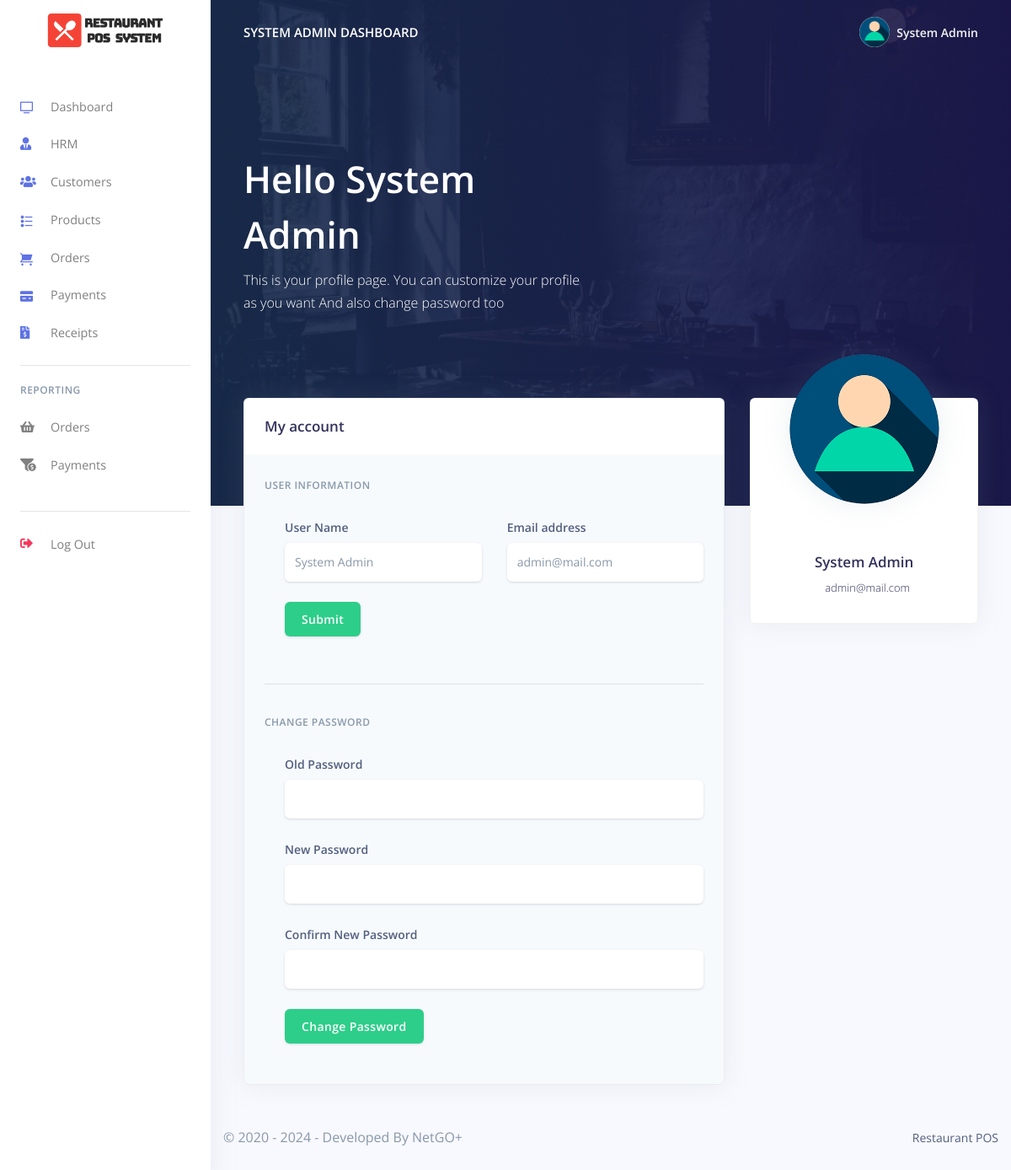
The page /pos/admin/change_profile.php (signed in) on the database its author committed.
### tables this page shows
CREATE TABLE `rpos_admin` (
  `admin_id` varchar(200) NOT NULL,
  `admin_name` varchar(200) NOT NULL,
  `admin_email` varchar(200) NOT NULL,
  `admin_password` varchar(200) NOT NULL
);

### pos/admin/change_profile.php (the view, shortened to what this page needs)
<?php
include('config/config.php');
require_once('partials/_head.php');
?>
<body>
  <?php
  require_once('partials/_sidebar.php');
  ?>
  <div class="main-content">
    <?php
    require_once('partials/_topnav.php');
    $admin_id = $_SESSION['admin_id'];
    $ret = "SELECT * FROM  rpos_admin  WHERE admin_id = '$admin_id'";
    $stmt = $mysqli->prepare($ret);
    $stmt->execute();
    $res = $stmt->get_result();
    while ($admin = $res->fetch_object()) {
    ?>
      <div class="header pb-8 pt-5 pt-lg-8 d-flex align-items-center" style="min-height: 600px; background-image: url(assets/img/theme/restro00.jpg); background-size: cover; background-position: center top;">
        <span class="mask bg-gradient-default opacity-8"></span>
        <div class="container-fluid d-flex align-items-center">
          <div class="row">
            <div class="col-lg-7 col-md-10">
              <h1 class="display-2 text-white">Hello <?php echo $admin->admin_name; ?></h1>
              <p class="text-white mt-0 mb-5">This is your profile page. You can customize your profile as you want And also change password too</p>
            </div>
          </div>
        </div>
      </div>
      <div class="container-fluid mt--8">
        <div class="row">
          <div class="col-xl-4 order-xl-2 mb-5 mb-xl-0">
            <div class="card card-profile shadow">
              <div class="row justify-content-center">
                <div class="col-lg-3 order-lg-2">
                  <div class="card-profile-image">
                    <a href="#">
                      <img src="assets/img/theme/user-a-min.png" class="rounded-circle">
                    </a>
                  </div>
                </div>
              </div>
              <div class="card-body pt-0 pt-md-4">
                <div class="row">
                  <div class="col">
                    <div class="card-profile-stats d-flex justify-content-center mt-md-5">
                      <div>
                      </div>
                      <div>
                      </div>
                      <div>
                      </div>
                    </div>
                  </div>
                </div>
                <div class="text-center">
                  <h3>
                    <?php echo $admin->admin_name; ?></span>
                  </h3>
                  <div class="h5 font-weight-300">
                    <i class="ni location_pin mr-2"></i><?php echo $admin->admin_email; ?>
                  </div>
                </div>
              </div>
            </div>
          </div>
          <div class="col-xl-8 order-xl-1">
            <div class="card bg-secondary shadow">
              <div class="card-header bg-white border-0">
                <div class="row align-items-center">
                  <div class="col-8">
                    <h3 class="mb-0">My account</h3>
                  </div>
                  <div class="col-4 text-right">
                  </div>
                </div>
              </div>
              <div class="card-body">
                <form method="post">
                  <h6 class="heading-small text-muted mb-4">User information</h6>
                  <div class="pl-lg-4">
                    <div class="row">
                      <div class="col-lg-6">
                        <div class="form-group">
                          <label class="form-control-label" for="input-username">User Name</label>
                          <input type="text" name="admin_name" value="<?php echo $admin->admin_name; ?>" id="input-username" class="form-control form-control-alternative" ">
                      </div>
                    </div>
                    <div class=" col-lg-6">
                          <div class="form-group">
                            <label class="form-control-label" for="input-email">Email address</label>
                            <input type="email" id="input-email" value="<?php echo $admin->admin_email; ?>" name="admin_email" class="form-control form-control-alternative">
                          </div>
                        </div>
                        <div class="col-lg-12">
                          <div class="form-group">
                            <input type="submit" id="input-email" name="ChangeProfile" class="btn btn-success form-control-alternative" value="Submit"">
                      </div>
                    </div>
                  </div>
                </div>
              </form>
              <hr>
              <form method =" post">
                            <h6 class="heading-small text-muted mb-4">Change Password</h6>
                            <div class="pl-lg-4">
                              <div class="row">
                                <div class="col-lg-12">
                                  <div class="form-group">
                                    <label class="form-control-label" for="input-username">Old Password</label>
                                    <input type="password" name="old_password" id="input-username" class="form-control form-control-alternative">
                                  </div>
                                </div>
                                <div class="col-lg-12">
                                  <div class="form-group">
                                    <label class="form-control-label" for="input-email">New Password</label>
                                    <input type="password" name="new_password" class="form-control form-control-alternative">
                                  </div>
                                </div>
                                <div class="col-lg-12">
                                  <div class="form-group">
                                    <label class="form-control-label" for="input-email">Confirm New Password</label>
                                    <input type="password" name="confirm_password" class="form-control form-control-alternative">
                                  </div>
                                </div>
                                <div class="col-lg-12">
                                  <div class="form-group">
                                    <input type="submit" id="input-email" name="changePassword" class="btn btn-success form-control-alternative" value="Change Password">
                                  </div>
                                </div>
                              </div>
                            </div>
                          </div>
              </div>
            </div>
          </div>
        </div>
      <?php
      require_once('partials/_footer.php');
    }
      ?>
      </div>
  <?php
  require_once('partials/_sidebar.php');
  ?>
</body>
</html>

### pos/admin/partials/_sidebar.php (shortened to what this page needs)
<?php
$admin_id = $_SESSION['admin_id'];
$ret = "SELECT * FROM  rpos_admin  WHERE admin_id = '$admin_id'";
$stmt = $mysqli->prepare($ret);
$stmt->execute();
$res = $stmt->get_result();
while ($admin = $res->fetch_object()) {
?>
  <nav class="navbar navbar-vertical fixed-left navbar-expand-md navbar-light bg-white" id="sidenav-main">
    <div class="container-fluid">
      <a class="navbar-brand pt-0" href="dashboard.php">
        <img src="assets/img/brand/repos.png" class="navbar-brand-img" alt="...">
      </a>
      <div class="collapse navbar-collapse" id="sidenav-collapse-main">
        <ul class="navbar-nav">
          <li class="nav-item">
            <a class="nav-link" href="dashboard.php">
              <i class="ni ni-tv-2 text-primary"></i> Dashboard
            </a>
          </li>
          <li class="nav-item">
            <a class="nav-link" href="hrm.php">
              <i class="fas fa-user-tie text-primary"></i> HRM
            </a>
          </li>
          <li class="nav-item">
            <a class="nav-link" href="customes.php">
              <i class="fas fa-users text-primary"></i> Customers
            </a>
          </li>
          <li class="nav-item">
            <a class="nav-link" href="products.php">
              <i class="ni ni-bullet-list-67 text-primary"></i>Products
            </a>
          </li>
          <li class="nav-item">
            <a class="nav-link" href="orders.php">
              <i class="ni ni-cart text-primary"></i> Orders
            </a>
          </li>
          <li class="nav-item">
            <a class="nav-link" href="payments.php">
              <i class="ni ni-credit-card text-primary"></i> Payments
            </a>
          </li>
          <li class="nav-item">
            <a class="nav-link" href="receipts.php">
              <i class="fas fa-file-invoice-dollar text-primary"></i> Receipts
            </a>
          </li>
        </ul>
        <hr class="my-3">
        <h6 class="navbar-heading text-muted">Reporting</h6>
        <ul class="navbar-nav mb-md-3">
          <li class="nav-item">
            <a class="nav-link" href="orders_reports.php">
              <i class="fas fa-shopping-basket"></i> Orders
            </a>
          </li>
          <li class="nav-item">
            <a class="nav-link" href="payments_reports.php">
              <i class="fas fa-funnel-dollar"></i> Payments
            </a>
          </li>
        </ul>
        <hr class="my-3">
        <ul class="navbar-nav mb-md-3">
          <li class="nav-item">
            <a class="nav-link" href="logout.php">
              <i class="fas fa-sign-out-alt text-danger"></i> Log Out
            </a>
          </li>
        </ul>
      </div>
    </div>
  </nav>
<?php } ?>

### pos/admin/partials/_topnav.php (shortened to what this page needs)
<?php
$admin_id = $_SESSION['admin_id'];
$ret = "SELECT * FROM  rpos_admin  WHERE admin_id = '$admin_id'";
$stmt = $mysqli->prepare($ret);
$stmt->execute();
$res = $stmt->get_result();
while ($admin = $res->fetch_object()) {
?>
    <nav class="navbar navbar-top navbar-expand-md navbar-dark" id="navbar-main">
        <div class="container-fluid">
            <a class="h4 mb-0 text-white text-uppercase d-none d-lg-inline-block" href="dashboard.php"><?php echo $admin->admin_name; ?> Dashboard</a>
            <ul class="navbar-nav align-items-center d-none d-md-flex">
                <li class="nav-item dropdown">
                    <a class="nav-link pr-0" href="#" role="button" data-toggle="dropdown" aria-haspopup="true" aria-expanded="false">
                        <div class="media align-items-center">
                            <span class="avatar avatar-sm rounded-circle">
                                <img alt="Image placeholder" src="assets/img/theme/user-a-min.png">
                            </span>
                            <div class="media-body ml-2 d-none d-lg-block">
                                <span class="mb-0 text-sm  font-weight-bold"><?php echo $admin->admin_name; ?></span>
                            </div>
                        </div>
                    </a>
                </li>
            </ul>
        </div>
    </nav>
<?php } ?>

### pos/admin/partials/_footer.php
<footer class="py-5">
  <div class="container">
    <div class="row align-items-center justify-content-xl-between">
      <div class="col-xl-6">
        <div class="copyright text-center text-xl-left text-muted">
          &copy; 2020 - <?php echo date('Y'); ?> - Developed By NetGO+
        </div>
      </div>
      <div class="col-xl-6">
        <ul class="nav nav-footer justify-content-center justify-content-xl-end">
          <li class="nav-item">
            <a href="" class="nav-link" target="_blank">Restaurant POS</a>
          </li>
        </ul>
      </div>
    </div>
  </div>
</footer>

### rows shown on the page
rpos_admin: admin_name "SYSTEM ADMIN", admin_name "System Admin", admin_email "admin@mail.com"
